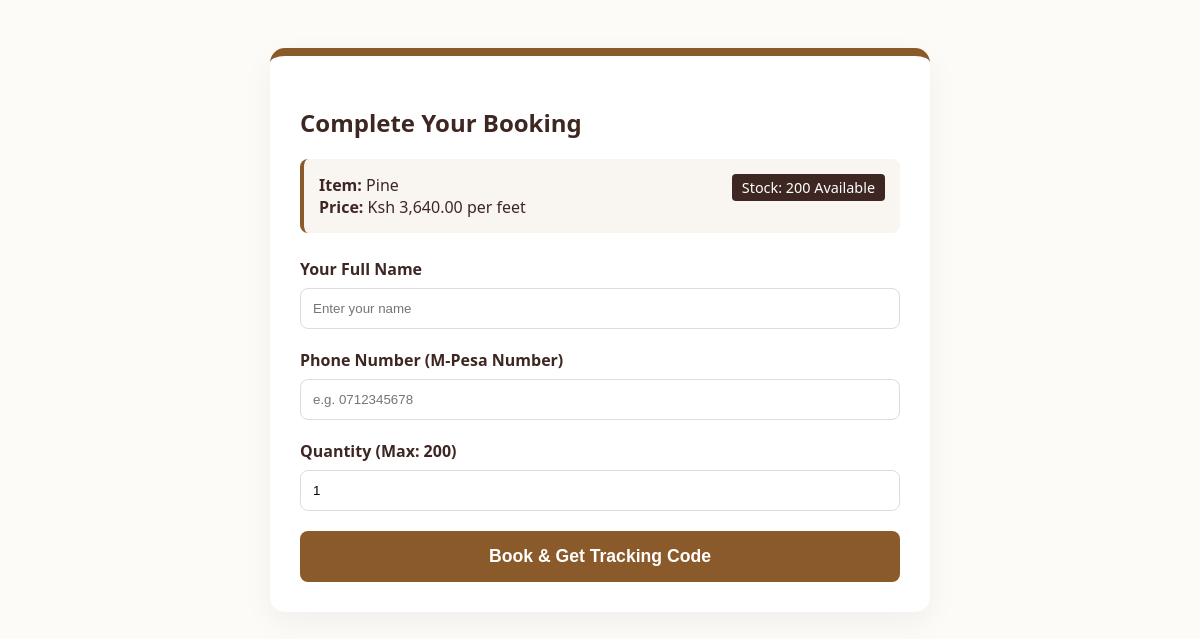
The page /booking_form.php?id=2 on the database its author committed.
### tables this page shows
CREATE TABLE `products` (
  `id` int(11) NOT NULL,
  `wood_type` enum('Cypress','Pine','Bluegum','Grevillea','Mahogany') NOT NULL,
  `product_category` enum('Frames','Cladding','Steps','Spindles','Doors','Beds','Boards','Lipping Cuttings','Raw Timber') NOT NULL,
  `description` text DEFAULT NULL,
  `price_ksh` decimal(10,2) NOT NULL,
  `measurement_unit` varchar(50) DEFAULT 'feet',
  `stock_status` enum('In Stock','Low Stock','Out of Stock') DEFAULT 'In Stock',
  `stock_quantity` int(11) DEFAULT 0
);

### booking_form.php (the view, shortened to what this page needs)
<?php
include('db_connect.php');
$id = $_GET['id'];
$result = $conn->query("SELECT * FROM products WHERE id = $id");
$product = $result->fetch_assoc();
$success_msg = "";
?>
<!DOCTYPE html>
<html lang="en">
<head>
</head>
<body>
<div class="booking-container">
    <?php if($success_msg == ""): ?>
        <h2>Complete Your Booking</h2>
        <div class="product-preview">
            <span class="stock-tag">Stock: <?php echo $product['stock_quantity']; ?> Available</span>
            <strong>Item:</strong> <?php echo $product['wood_type'] . " " . $product['product_category']; ?><br>
            <strong>Price:</strong> Ksh <?php echo number_format($product['price_ksh'], 2); ?> per <?php echo $product['measurement_unit']; ?>
        </div>
        <form method="POST">
            <label>Your Full Name</label>
            <input type="text" name="customer_name" placeholder="Enter your name" required>
            <label>Phone Number (M-Pesa Number)</label>
            <input type="text" name="customer_phone" placeholder="e.g. 0712345678" required>
            <label>Quantity (Max: <?php echo $product['stock_quantity']; ?>)</label>
            <input type="number" name="quantity" id="booking_qty" min="1" max="<?php echo $product['stock_quantity']; ?>" value="1" required>
            <button type="submit" class="btn-confirm" id="submit_btn">Book & Get Tracking Code</button>
        </form>
    <?php endif; ?>
</div>
</body>
</html>

### booking_form.php (style rules this page uses)
body { font-family: 'Segoe UI', sans-serif; background: #fdfbf7; padding: 40px; color: #3e2723; }
.booking-container { max-width: 600px; margin: 0 auto; background: white; padding: 30px; border-radius: 15px; box-shadow: 0 10px 30px rgba(0,0,0,0.05); border-top: 8px solid #8b5a2b; }
.product-preview { background: #f9f5f0; padding: 15px; border-radius: 8px; margin-bottom: 25px; border-left: 4px solid #8b5a2b; }
.stock-tag { background: #3e2723; color: white; padding: 4px 10px; border-radius: 4px; font-size: 0.9rem; float: right; }
label { display: block; margin-bottom: 8px; font-weight: bold; }
input { width: 100%; padding: 12px; margin-bottom: 20px; border: 1px solid #ddd; border-radius: 8px; box-sizing: border-box; }
.btn-confirm { background: #8b5a2b; color: white; border: none; padding: 15px; width: 100%; border-radius: 8px; font-size: 1.1rem; font-weight: bold; cursor: pointer; }

### rows shown on the page
products: stock_quantity "200", wood_type "Pine", price_ksh "3,640.00", measurement_unit "feet"
